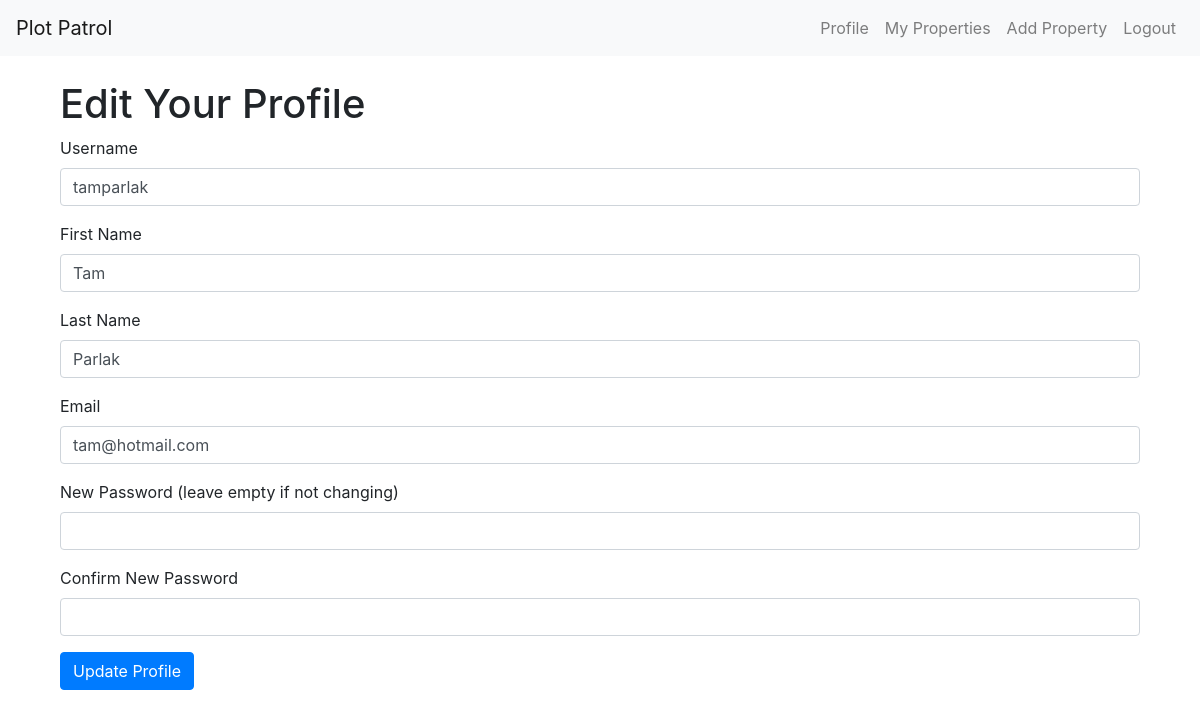
Screenshot of /edit_profile (signed in) with the database file from the repository.
### models/user.py (models this page shows, shortened)
class User(db.Model, UserMixin):
    id = db.Column(db.Integer, primary_key=True)
    username = db.Column(db.String(80), unique=True, nullable=False)
    password = db.Column(db.String(150), nullable=False)
    first_name = db.Column(db.String(80), nullable=False)
    last_name = db.Column(db.String(80), nullable=False)
    email = db.Column(db.String(120), unique=True, nullable=False)
    properties = db.relationship('Property', backref='owner', lazy=True)

### routes/user_routes.py (the view, shortened to what this page needs)
@app.route('/edit_profile', methods=['GET', 'POST'])
@login_required
def edit_profile():
    return render_template('edit_profile.html', user=current_user)

### app.py (called while the page is built)
@login_manager.user_loader
def load_user(user_id):
    return User.query.get(int(user_id))

### templates/edit_profile.html (shortened to what this page needs)
{% extends "base.html" %}
{% block content %}
<div class="container mt-4">
    <h1>Edit Your Profile</h1>
    <form method="POST" action="{{ url_for('edit_profile') }}">
        <div class="form-group">
            <label for="username">Username</label>
            <input type="text" class="form-control" id="username" name="username" value="{{ user.username }}" required>
        </div>
        <div class="form-group">
            <label for="first_name">First Name</label>
            <input type="text" class="form-control" id="first_name" name="first_name" value="{{ user.first_name }}" required>
        </div>
        <div class="form-group">
            <label for="last_name">Last Name</label>
            <input type="text" class="form-control" id="last_name" name="last_name" value="{{ user.last_name }}" required>
        </div>
        <div class="form-group">
            <label for="email">Email</label>
            <input type="email" class="form-control" id="email" name="email" value="{{ user.email }}" required>
        </div>
        <div class="form-group">
            <label for="password">New Password (leave empty if not changing)</label>
            <input type="password" class="form-control" id="password" name="password">
        </div>
        <div class="form-group">
            <label for="password_confirmation">Confirm New Password</label>
            <input type="password" class="form-control" id="password_confirmation" name="password_confirmation">
        </div>
        <button type="submit" class="btn btn-primary">Update Profile</button>
    </form>
</div>
{% endblock %}

### rows the page displays
User: username "tamparlak", first_name "Tam", last_name "Parlak", email "tam@hotmail.com"
